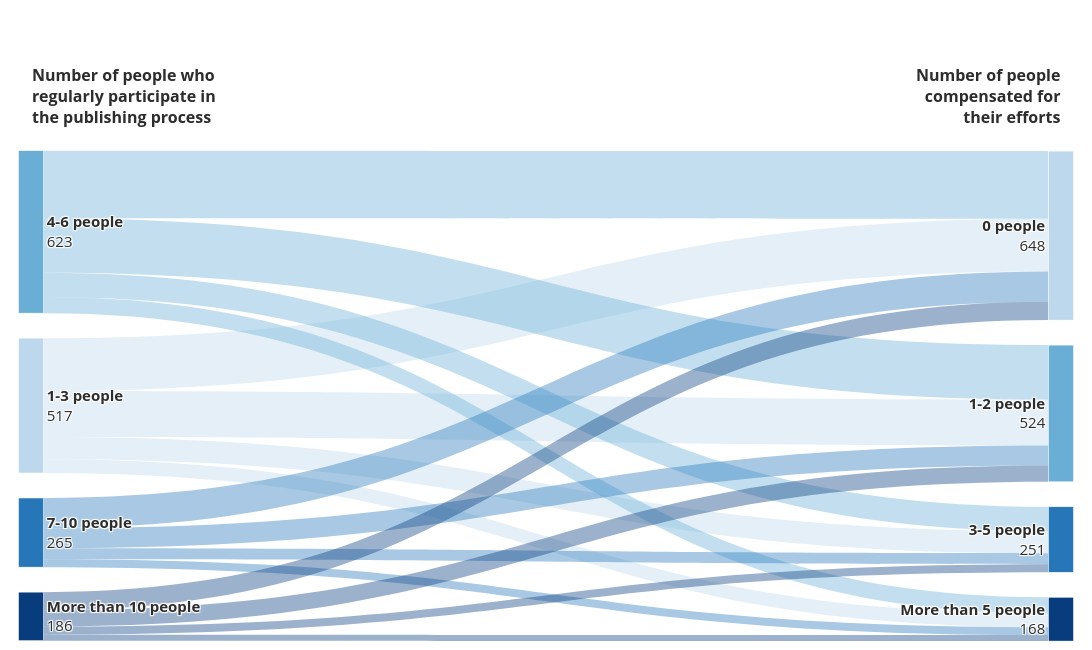

This figure's notebook cell:
### Code cell
import plotly.graph_objects as go

SORT_BY_COUNT = True     # sort nodes in every column by number of journals (largest on top)

# --- participants -> paid staff (your existing numbers, unchanged) ---
pp_to_staff = pd.DataFrame(
    [[203, 176, 85, 53],
     [259, 209, 93, 62],
     [116,  77, 42, 30],
     [ 70,  62, 31, 23]],
    index=['1-3', '4-6', '7-10', 'More than 10'],
    columns=['0', '1-2', '3-5', 'More than 5'])

# >>> NEEDS REAL DATA: budget band (rows) x participant group (columns), journal counts.
# Rows must be in the natural order below so the colour scale runs light -> dark.
# e.g. budget_to_pp = pd.crosstab(raw['budget_band'], raw['n_participants'])
budget_to_pp = None

tables  = [pp_to_staff]
headers = ['Number of people who<br>regularly participate in<br>the publishing process',
           'Number of people<br>compensated for<br>their efforts']
suffix  = [' people', ' people']
if budget_to_pp is not None:
    tables.insert(0, budget_to_pp)
    headers.insert(0, 'Annual budget<br>(USD)')
    suffix.insert(0, '')

n_cols  = len(tables) + 1
natural = [list(t.index) for t in tables] + [list(tables[-1].columns)]
totals  = [t.sum(axis=1) for t in tables] + [tables[-1].sum(axis=0)]
ordered = [sorted(nat, key=lambda l: -totals[k][l]) if SORT_BY_COUNT else nat
           for k, nat in enumerate(natural)]

node_id, labels, colors, xs, ys = {}, [], [], [], []
x_pos = np.linspace(0.001, 0.999, n_cols)
for k in range(n_cols):
    cmap  = sequential_colors(natural[k])        # light = small value, dark = large, Unsure = grey
    grand = totals[k].sum()
    cum   = 0
    for l in ordered[k]:
        t = totals[k][l]
        node_id[(k, l)] = len(labels)
        labels.append(f'<b>{l}{suffix[k]}</b><br>{int(t)}')
        colors.append(cmap[l])
        xs.append(x_pos[k])
        ys.append(0.02 + 0.96 * (cum + t / 2) / grand)
        cum += t

src, tgt, val, link_colors = [], [], [], []
for k, t in enumerate(tables):
    for r in t.index:
        for c in t.columns:
            if t.loc[r, c] > 0:
                src.append(node_id[(k, r)])
                tgt.append(node_id[(k + 1, c)])
                val.append(int(t.loc[r, c]))
                link_colors.append(hex_to_rgba(colors[node_id[(k, r)]], 0.4))

fig = go.Figure(go.Sankey(
    arrangement='snap',
    node=dict(pad=25, thickness=25, label=labels, color=colors, x=xs, y=ys,
              line=dict(color='white', width=0.5)),
    link=dict(source=src, target=tgt, value=val, color=link_colors),
))

anchors = ['left'] + ['center'] * (n_cols - 2) + ['right']
fig.update_layout(
    paper_bgcolor='white', width=1200, height=650,
    margin=dict(l=30, r=30, t=130, b=30),
    font=dict(size=15, color='#2d2d2d'),
    annotations=[                                  # axis labels on top of each column
        dict(x=float(x), y=1.0, xref='paper', yref='paper', yanchor='bottom',
             xanchor=a, text=f'<b>{h}</b>', showarrow=False,
             font=dict(size=16, color='#2d2d2d'),
             align='left' if a == 'left' else 'right' if a == 'right' else 'center')
        for x, a, h in zip(np.linspace(0, 1, n_cols), anchors, headers)
    ],
)

fig.show()
#fig.write_image('sankey.png', width=1200, height=650, scale=2)

### Figure 1 — Plotly figure (JSON) as saved in the notebook; plotly's stock layout.template omitted (floating-point values rounded to 4 significant figures)
{"data": [{"arrangement": "snap", "link": {"color": ["rgba(189, 215, 236, 0.4)", "rgba(189, 215, 236, 0.4)", "rgba(189, 215, 236, 0.4)", "rgba(189, 215, 236, 0.4)", "rgba(106, 174, 214, 0.4)", "rgba(106, 174, 214, 0.4)", "rgba(106, 174, 214, 0.4)", "rgba(106, 174, 214, 0.4)", "rgba(38, 118, 184, 0.4)", "rgba(38, 118, 184, 0.4)", "rgba(38, 118, 184, 0.4)", "rgba(38, 118, 184, 0.4)", "rgba(8, 60, 125, 0.4)", "rgba(8, 60, 125, 0.4)", "rgba(8, 60, 125, 0.4)", "rgba(8, 60, 125, 0.4)"], "source": [1, 1, 1, 1, 0, 0, 0, 0, 2, 2, 2, 2, 3, 3, 3, 3], "target": [4, 5, 6, 7, 4, 5, 6, 7, 4, 5, 6, 7, 4, 5, 6, 7], "value": [203, 176, 85, 53, 259, 209, 93, 62, 116, 77, 42, 30, 70, 62, 31, 23]}, "node": {"color": ["#6aaed6", "#bdd7ec", "#2676b8", "#083c7d", "#bdd7ec", "#6aaed6", "#2676b8", "#083c7d"], "label": ["<b>4-6 people</b><br>623", "<b>1-3 people</b><br>517", "<b>7-10 people</b><br>265", "<b>More than 10 people</b><br>186", "<b>0 people</b><br>648", "<b>1-2 people</b><br>524", "<b>3-5 people</b><br>251", "<b>More than 5 people</b><br>168"], "line": {"color": "white", "width": 0.5}, "pad": 25, "thickness": 25, "x": [0.001, 0.001, 0.001, 0.001, 0.999, 0.999, 0.999, 0.999], "y": [0.208, 0.5519, 0.7878, 0.9239, 0.2155, 0.5691, 0.8029, 0.9293]}, "type": "sankey"}], "layout": {"annotations": [{"align": "left", "font": {"color": "#2d2d2d", "size": 16}, "showarrow": false, "text": "<b>Number of people who<br>regularly participate in<br>the publishing process</b>", "x": 0, "xanchor": "left", "xref": "paper", "y": 1, "yanchor": "bottom", "yref": "paper"}, {"align": "right", "font": {"color": "#2d2d2d", "size": 16}, "showarrow": false, "text": "<b>Number of people<br>compensated for<br>their efforts</b>", "x": 1, "xanchor": "right", "xref": "paper", "y": 1, "yanchor": "bottom", "yref": "paper"}], "font": {"color": "#2d2d2d", "size": 15}, "height": 650, "margin": {"b": 30, "l": 30, "r": 30, "t": 130}, "paper_bgcolor": "white", "width": 1200}}
